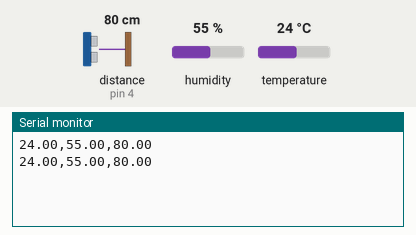
Simulated run of this sketch. Board: Arduino Uno, built with avr-gcc and run on an emulated ATmega328P. On the bench: the last lines printed to the serial monitor. The inputs (shaded band) are chosen by the test bench; at power-on: distance to the obstacle (sensor on pin 4) 80 cm, humidity 55 %, temperature 24 °C. The echo pulse lasts 58.3 µs per cm.

Above: at 1.8 s.
1.9 s: distance to the obstacle (sensor on pin 4) set to 2 cm
At 3.3 s:
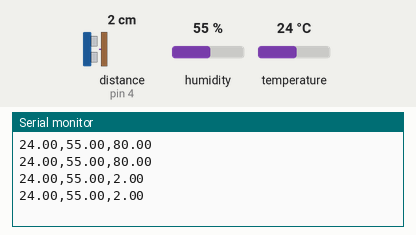
3.4 s: humidity set to 22 %
At 4.7 s:
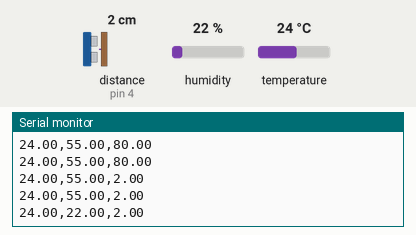
4.9 s: temperature set to 12 °C
At 5.9 s:
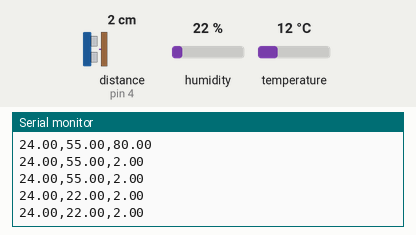
6.4 s: distance to the obstacle (sensor on pin 4) set to 4 cm
At 7.7 s:
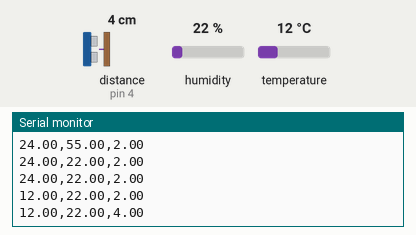
7.9 s: humidity set to 40 %
At 9.0 s:
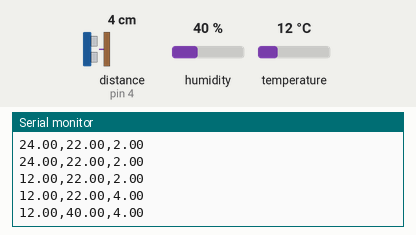
Timing chart, 0 to 10.4 s (numbered marks = the images above; inputs shaded):
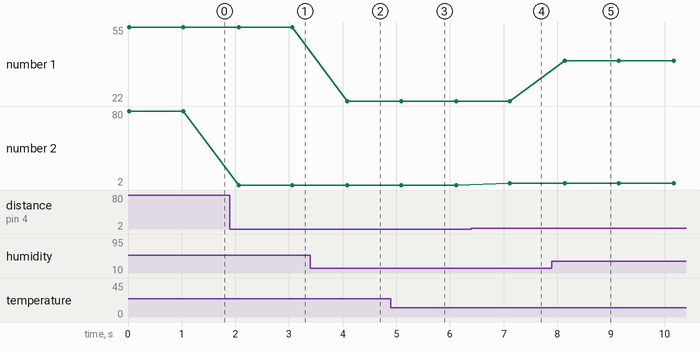

The sketch:

DHT11_arduino.ino
```cpp
#include "DHT.h"
#include <Ultrasonic.h>

#define DHTPIN A1
#define DHTTYPE DHT11

const int trigPin = 2;
const int echoPin = 4;

float d;

Ultrasonic ultrasonic(trigPin, echoPin);
DHT dht(DHTPIN, DHTTYPE);

void setup() {
  Serial.begin(115200);
  dht.begin();
}

void loop() {
  float h = dht.readHumidity();
  float t = dht.readTemperature();
  Serial.print(t);
  Serial.print(",");
  Serial.print(h);
  Serial.print(",");

  d = ultrasonic.Ranging(CM);
  Serial.println(d);
  delay(1000);
}
```

Measured:
- after the input at 1.9 s, the serial monitor: prints a new line after 0.16 s (image 1)
- after the input at 3.4 s, the serial monitor: prints a new line after 0.69 s (image 2)
- after the input at 6.4 s, the serial monitor: prints a new line after 0.72 s (image 4)
- after the input at 7.9 s, the serial monitor: prints a new line after 0.24 s (image 5)
- plotted number 1: 55 → 22 after the input at 3.4 s, 22 → 40 after the input at 7.9 s
- plotted number 2: 80 → 2 after the input at 1.9 s, 2 → 4 after the input at 6.4 s
